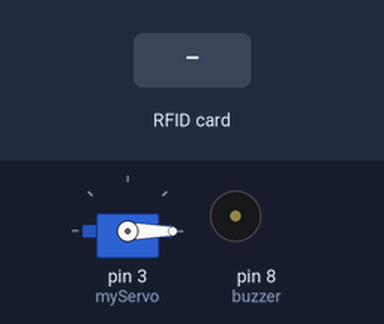
This sketch was run on a simulated Arduino Uno, built with avr-gcc and run on an emulated ATmega328P. Shown: servo, buzzer (waves = sounding). Inputs (shaded band) come from the test bench.

Above: at 1.2 s.
1.3 s: RFID card 01 02 03 04 held to the reader
At 1.76 s:
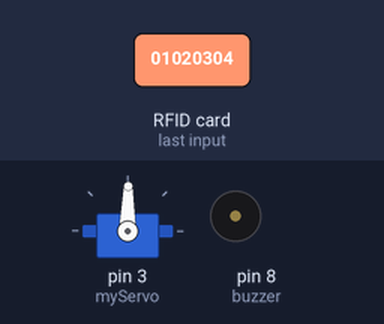
At 3.0 s:
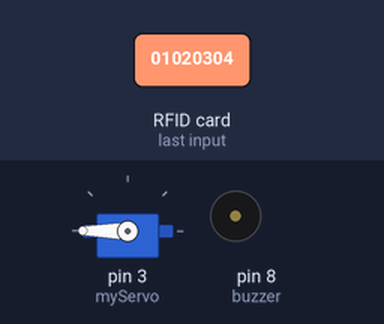
4.3 s: RFID card 5E 7A 19 C4 held to the reader
At 5.5 s:
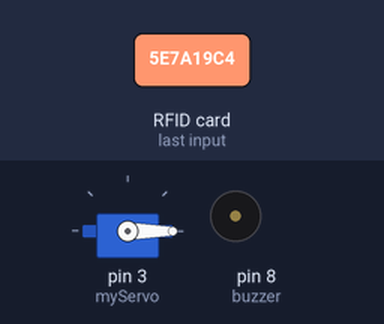
Timing chart, 0 to 7.3 s (numbered marks = the images above; inputs shaded):
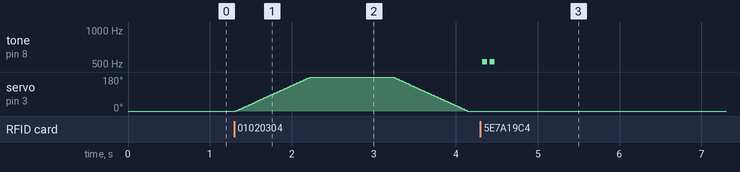

Measured:
- after the input at 1.3 s, servo on pin 3 (myServo): rises from 0° to 180° in 0.91 s, then falls to 0° in 1.9 s
- after the input at 4.3 s, tone on pin 8 (buzzer): alternates 523 Hz for 0.06 s and silent for 0.03 s, 4 changes in all, then stays silent, starting at once

The sketch:

wokwi.ino
```cpp
#include <SPI.h>
#include <MFRC522.h>

#define SS_PIN 10
#define RST_PIN 9

MFRC522 rfid(SS_PIN, RST_PIN);

byte authorizedUID[4] = {0x01, 0x02, 0x03, 0x04};

#include <Servo.h>

Servo myServo;

#define NOTE_C5  523

int melody[] = {
    NOTE_C5, NOTE_C5
};

int noteDurations[] = {
    16, 16
};

void setup() {
    Serial.begin(115200);
    SPI.begin();
    rfid.PCD_Init();
    myServo.attach(3);
    myServo.write(0);
}

void loop() {
    if (!rfid.PICC_IsNewCardPresent()) return;
    if (!rfid.PICC_ReadCardSerial()) return;

    bool isAuthorized = true;
    for (byte i = 0; i < 4; i++) {
        if (rfid.uid.uidByte[i] != authorizedUID[i]) {
            isAuthorized = false;
            break;
        }
    }

    if (isAuthorized) {
        for (int a = 0; a <= 180; a ++){
            // myServo.write(constrain(a, 0, 180));
            myServo.write(a);
            delay(5);
        }
        delay(1000);
        for (int a = 180; a >= 0; a --){
            // myServo.write(constrain(a, 0, 180));
            myServo.write(a);
            delay(5);
        }
    } else {
        for (int thisNote = 0; thisNote < 2; thisNote++) {
            int noteDuration = 1000 / noteDurations[thisNote];
            tone(8, melody[thisNote], noteDuration);

            int pauseBetweenNotes = noteDuration * 1.50;
            delay(pauseBetweenNotes);
            noTone(8);
        }
    }

    rfid.PICC_HaltA();
    rfid.PCD_StopCrypto1();
}
```
